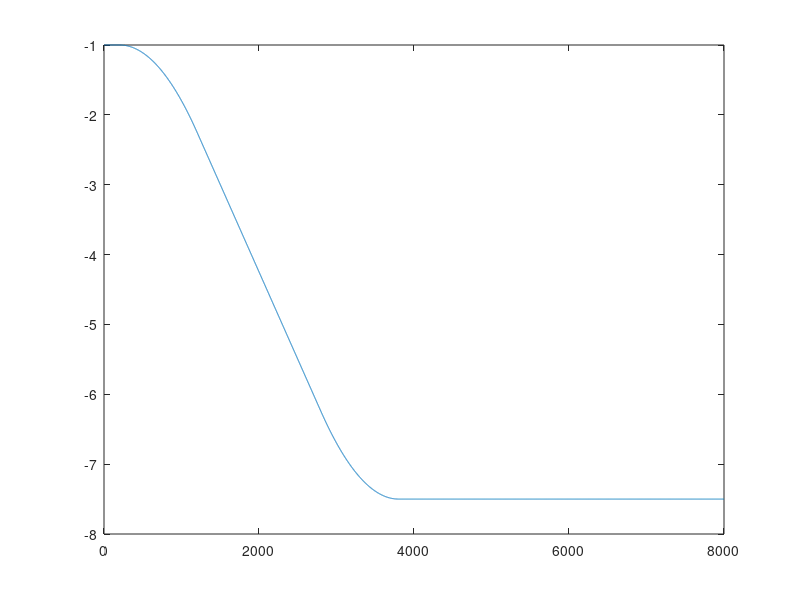

This figure's MATLAB source:
clear all
Ts=0.005;%Set the sampling time.
lengthExp=40; %Set the length of the experiment (in seconds).
N0=lengthExp/Ts; %Compute the number of points to save the datas.

consigne_initiale = -1;
consigne_finale = 8;
T_ramp_start = 1;
v_max = 1/(2); % en volt / s
a_max = v_max/(5);
T_phase_1 = v_max/a_max;
distance_phase1 = v_max^2/(2*a_max);
temps_phase_2 = (abs(consigne_finale - consigne_initiale) - 2* a_max*(T_phase_1)^2)/v_max;


consigne_hist = zeros(N0, 1);

trapeseconsigne = 0;
phase = 0;
for i = 1:N0
    consigne_hist(i) = -trapeseconsigne + consigne_initiale;
    if  i*Ts > (T_ramp_start+ 2*T_phase_1 + temps_phase_2)
        ;
    elseif i*Ts > (T_ramp_start+ T_phase_1 + temps_phase_2)
        trapeseconsigne = distance_phase1 + v_max*(T_ramp_start+ T_phase_1 + temps_phase_2 - T_ramp_start - T_phase_1) - a_max/2*(i*Ts-(T_ramp_start+ T_phase_1 + temps_phase_2))^2 + v_max*(i*Ts -(T_ramp_start+ T_phase_1 + temps_phase_2));
    elseif  i*Ts > (T_ramp_start+ T_phase_1)
        trapeseconsigne = distance_phase1 + v_max*(i*Ts - T_ramp_start - T_phase_1);
    elseif i*Ts > T_ramp_start
        trapeseconsigne = a_max/2*(i*Ts-T_ramp_start)^2;
    end
end

plot(consigne_hist)
